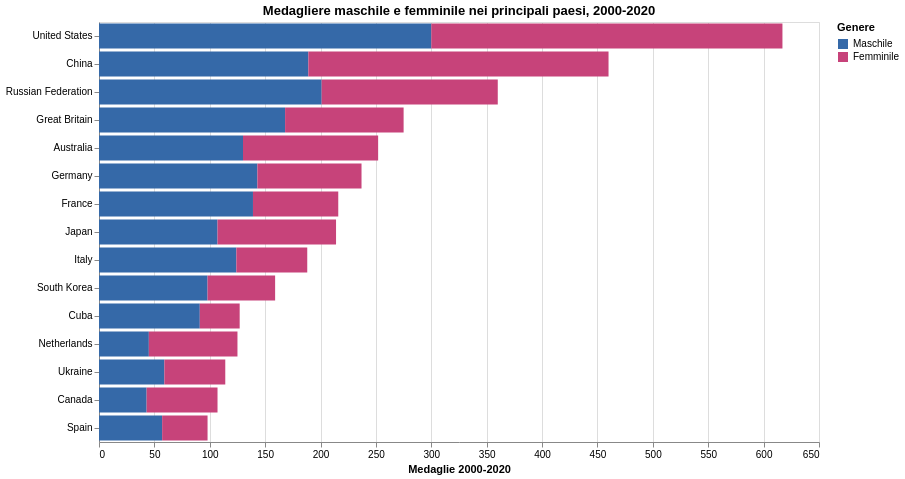

This figure's notebook cell:
### Markdown cell above
## 6. Il medagliere dei principali paesi, 2000–2020

Prima di passare agli indicatori socio-economici, guardiamo da vicino le potenze del medagliere
nel periodo recente (**2000–2020**, quando il programma femminile è ormai ampio e il confronto
tra generi è più equo). Riusiamo `medals_gender`, che contiene già le medaglie **deduplicate per
squadra**: basta filtrare gli anni e sommare per paese, senza ricaricare nulla.

Le barre mostrano, per i 15 paesi con più medaglie totali nel periodo, la scomposizione tra
medaglie maschili e femminili.

### Code cell
medaglie_recenti = medals_gender.loc[medals_gender["year"] >= 2000]

paesi_2000 = medaglie_recenti.groupby("country_noc", as_index=False)[
    ["medaglie_f", "medaglie_m", "medaglie_tot"]
].sum()
paesi_2000["quota_f"] = paesi_2000["medaglie_f"] / (paesi_2000["medaglie_f"] + paesi_2000["medaglie_m"])
paesi_2000["paese"] = paesi_2000["country_noc"].map(noc_nome).fillna(paesi_2000["country_noc"])

top15_2000 = paesi_2000.nlargest(15, "medaglie_tot")
top15_2000_long = top15_2000.melt(
    id_vars=["paese", "medaglie_tot", "quota_f"],
    value_vars=["medaglie_m", "medaglie_f"],
    var_name="genere", value_name="medaglie",
)
top15_2000_long["genere"] = top15_2000_long["genere"].map(
    {"medaglie_m": "Maschile", "medaglie_f": "Femminile"}
)

grafico_paesi_2000 = (
    alt.Chart(top15_2000_long)
    .mark_bar()
    .encode(
        y=alt.Y("paese:N", sort="-x", title=None),
        x=alt.X("medaglie:Q", title="Medaglie 2000-2020"),
        color=alt.Color("genere:N", title="Genere", scale=SCALA_GENERE),
        tooltip=[
            alt.Tooltip("paese:N", title="Paese"),
            alt.Tooltip("genere:N", title="Genere"),
            alt.Tooltip("medaglie:Q", title="Medaglie", format=",.0f"),
            alt.Tooltip("quota_f:Q", title="Quota femminile", format=".1%"),
        ],
    )
    .properties(width=720, height=420,
                title="Medagliere maschile e femminile nei principali paesi, 2000-2020")
)
grafico_paesi_2000

### Figure 1 — Vega-Lite specification as saved in the notebook (floating-point values rounded to 4 significant figures)
{"config": {"view": {"continuousWidth": 300, "continuousHeight": 300}}, "data": {"name": "data-0a5820d64caa81a80d1eaba6c8122e45"}, "mark": {"type": "bar"}, "encoding": {"color": {"field": "genere", "scale": {"domain": ["Maschile", "Femminile"], "range": ["#3569a8", "#c7437a"]}, "title": "Genere", "type": "nominal"}, "tooltip": [{"field": "paese", "title": "Paese", "type": "nominal"}, {"field": "genere", "title": "Genere", "type": "nominal"}, {"field": "medaglie", "format": ",.0f", "title": "Medaglie", "type": "quantitative"}, {"field": "quota_f", "format": ".1%", "title": "Quota femminile", "type": "quantitative"}], "x": {"field": "medaglie", "title": "Medaglie 2000-2020", "type": "quantitative"}, "y": {"field": "paese", "sort": "-x", "title": null, "type": "nominal"}}, "height": 420, "title": "Medagliere maschile e femminile nei principali paesi, 2000-2020", "width": 720, "$schema": "https://vega.github.io/schema/vega-lite/v6.4.1.json", "datasets": {"data-0a5820d64caa81a80d1eaba6c8122e45": [{"paese": "United States", "medaglie_tot": 644.0, "quota_f": 0.5138, "genere": "Maschile", "medaglie": 300.0}, {"paese": "China", "medaglie_tot": 472.0, "quota_f": 0.5891, "genere": "Maschile", "medaglie": 189.0}, {"paese": "Russian Federation", "medaglie_tot": 360.0, "quota_f": 0.4417, "genere": "Maschile", "medaglie": 201.0}, {"paese": "Great Britain", "medaglie_tot": 305.0, "quota_f": 0.3891, "genere": "Maschile", "medaglie": 168.0}, {"paese": "Germany", "medaglie_tot": 269.0, "quota_f": 0.3966, "genere": "Maschile", "medaglie": 143.0}, {"paese": "Australia", "medaglie_tot": 264.0, "quota_f": 0.4841, "genere": "Maschile", "medaglie": 130.0}, {"paese": "France", "medaglie_tot": 224.0, "quota_f": 0.3565, "genere": "Maschile", "medaglie": 139.0}, {"paese": "Japan", "medaglie_tot": 217.0, "quota_f": 0.5, "genere": "Maschile", "medaglie": 107.0}, {"paese": "Italy", "medaglie_tot": 189.0, "quota_f": 0.3404, "genere": "Maschile", "medaglie": 124.0}, {"paese": "South Korea", "medaglie_tot": 161.0, "quota_f": 0.3836, "genere": "Maschile", "medaglie": 98.0}, {"paese": "Netherlands", "medaglie_tot": 138.0, "quota_f": 0.64, "genere": "Maschile", "medaglie": 45.0}, {"paese": "Cuba", "medaglie_tot": 127.0, "quota_f": 0.2835, "genere": "Maschile", "medaglie": 91.0}, {"paese": "Ukraine", "medaglie_tot": 116.0, "quota_f": 0.4825, "genere": "Maschile", "medaglie": 59.0}, {"paese": "Canada", "medaglie_tot": 110.0, "quota_f": 0.5981, "genere": "Maschile", "medaglie": 43.0}, {"paese": "Spain", "medaglie_tot": 104.0, "quota_f": 0.4184, "genere": "Maschile", "medaglie": 57.0}, {"paese": "United States", "medaglie_tot": 644.0, "quota_f": 0.5138, "genere": "Femminile", "medaglie": 317.0}, {"paese": "China", "medaglie_tot": 472.0, "quota_f": 0.5891, "genere": "Femminile", "medaglie": 271.0}, {"paese": "Russian Federation", "medaglie_tot": 360.0, "quota_f": 0.4417, "genere": "Femminile", "medaglie": 159.0}, {"paese": "Great Britain", "medaglie_tot": 305.0, "quota_f": 0.3891, "genere": "Femminile", "medaglie": 107.0}, {"paese": "Germany", "medaglie_tot": 269.0, "quota_f": 0.3966, "genere": "Femminile", "medaglie": 94.0}, {"paese": "Australia", "medaglie_tot": 264.0, "quota_f": 0.4841, "genere": "Femminile", "medaglie": 122.0}, {"paese": "France", "medaglie_tot": 224.0, "quota_f": 0.3565, "genere": "Femminile", "medaglie": 77.0}, {"paese": "Japan", "medaglie_tot": 217.0, "quota_f": 0.5, "genere": "Femminile", "medaglie": 107.0}, {"paese": "Italy", "medaglie_tot": 189.0, "quota_f": 0.3404, "genere": "Femminile", "medaglie": 64.0}, {"paese": "South Korea", "medaglie_tot": 161.0, "quota_f": 0.3836, "genere": "Femminile", "medaglie": 61.0}, {"paese": "Netherlands", "medaglie_tot": 138.0, "quota_f": 0.64, "genere": "Femminile", "medaglie": 80.0}, {"paese": "Cuba", "medaglie_tot": 127.0, "quota_f": 0.2835, "genere": "Femminile", "medaglie": 36.0}, {"paese": "Ukraine", "medaglie_tot": 116.0, "quota_f": 0.4825, "genere": "Femminile", "medaglie": 55.0}, {"paese": "Canada", "medaglie_tot": 110.0, "quota_f": 0.5981, "genere": "Femminile", "medaglie": 64.0}, {"paese": "Spain", "medaglie_tot": 104.0, "quota_f": 0.4184, "genere": "Femminile", "medaglie": 41.0}]}}
